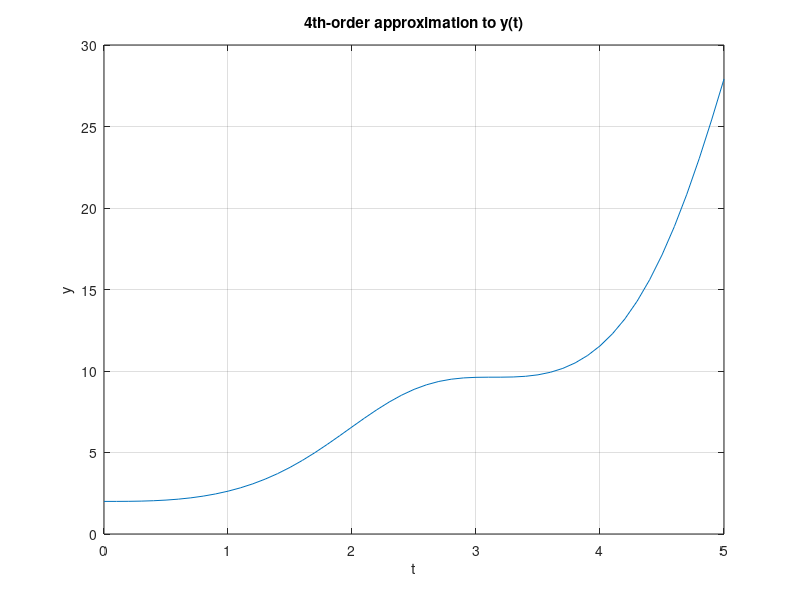

Here is the MATLAB script that generated this plot:
% Solves ODE using explicit RK4 method

h = .1;                                     % Step-size
t = 0 : h : 5;                              % Calculates up to y(5)
y = zeros(1, length(t));
y(1) = 2;                                   % Initial condition
f = @(t, y) sin(t)^2*y;                     % f(t, y)

for i = 1 : length(t) - 1                   % Stages
    k1 = f(t(i),       y(i));
    k2 = f(t(i) + h/2, y(i) + h*k1/2);
    k3 = f(t(i) + h/2, y(i) + h*k2/2);
    k4 = f(t(i) + h,   y(i) + h*k3);
    
    y(i + 1) = y(i) + h/6*(k1 + 2*k2 + 2*k3 + k4);  % y(i + 1)
end

plot(t, y)
title('4th-order approximation to y(t)')
xlabel('t')
ylabel('y')
grid on
